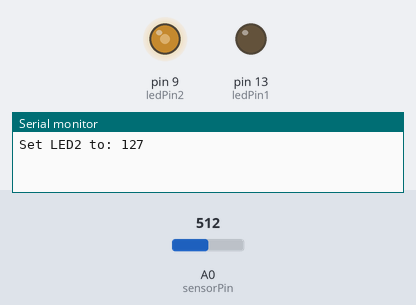
The sketch below on a simulated Arduino Uno, built with avr-gcc and run on an emulated ATmega328P. On the bench: output pins drawn as LEDs (lit = HIGH), the last lines printed to the serial monitor. Dashed ring = blinking. Inputs (shaded band) come from the test bench; at power-on: A0 (sensorPin) = 512.

Above: at 1.2 s.
1.3 s: A0 (sensorPin) set to 122
At 1.52 s:
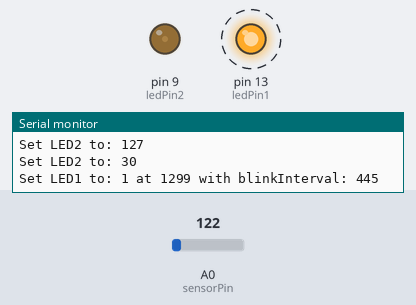
4.3 s: A0 (sensorPin) set to 0
At 4.45 s:
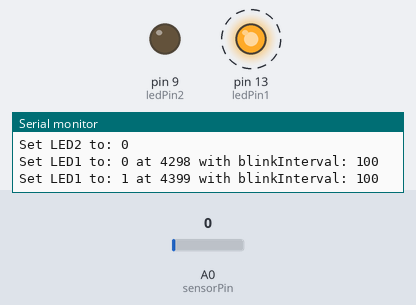
7.3 s: A0 (sensorPin) set to 306
At 9.6 s:
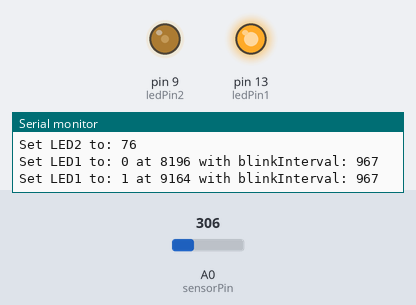
10.3 s: A0 (sensorPin) set to 509
At 12.9 s:
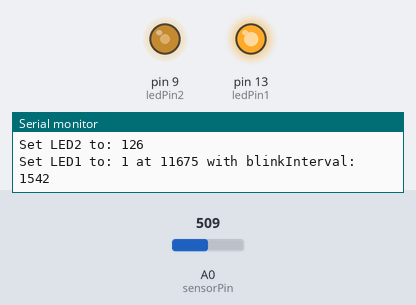
13.3 s: A0 (sensorPin) set to 532
At 14.0 s:
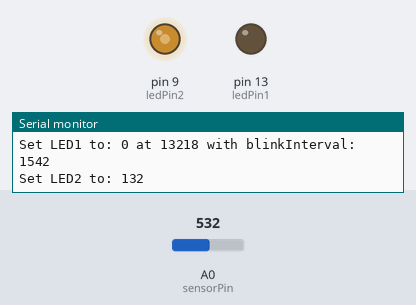
16.3 s: A0 (sensorPin) set to 900
At 18.9 s:
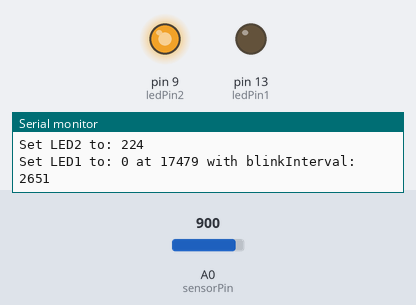
Timing chart, 0 to 19.9 s (numbered marks = the images above; inputs shaded):
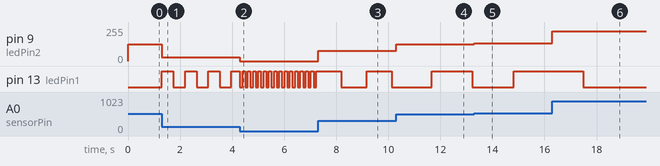

The sketch:

3_4.ino
```cpp
int  ledPin1 = 13;
bool ledState1 = LOW;
int  ledInterval1 = 1000;
long ledLastTime1 = 0;

int ledPin2 = 9;
int ledValue2 = 0;

int sensorPin = A0;
int sensorValue = 0;

int minBlinkSpeed = 100;
int maxBlinkSpeed = 3000;

int minChangeThreshold = 5;

void setup()
{
	Serial.begin(9600);
	pinMode(ledPin1, OUTPUT);
	pinMode(ledPin2, OUTPUT);

	// Initialize time
	ledLastTime1 = millis();
}


void loop()
{
	// Get current time
	long now = millis();
	int newSensorValue = analogRead(A0);

	int valueDifference = abs(newSensorValue - sensorValue);

	if (valueDifference >= minChangeThreshold)
	{
		sensorValue = newSensorValue;
		ledInterval1 = map(sensorValue, 0, 1023, minBlinkSpeed, maxBlinkSpeed);

		ledValue2 = map(sensorValue, 0, 1023, 0, 255);
		analogWrite(ledPin2, ledValue2);


		Serial.print("Set LED2 to: ");
		Serial.println(ledValue2);
	}


	if (now - ledLastTime1 > ledInterval1)
	{
		ledState1 = !ledState1;
		digitalWrite(ledPin1, ledState1);
		ledLastTime1 = now;

		Serial.print("Set LED1 to: ");
		Serial.print(ledState1);
		Serial.print(" at ");
		Serial.print(ledLastTime1);
		Serial.print(" with blinkInterval: ");
		Serial.println(ledInterval1);

	}
}
```

Measured:
- the behaviour switches between 523 and 524 on A0 (sensorPin) (found by bisection; images 4 and 5)
- after the input at 1.3 s, pin 9 (ledPin2): 127/255 → 30/255 at once
- after the input at 4.3 s, pin 9 (ledPin2): 30/255 → 0/255 at once; pin 13 (ledPin1): alternates HIGH for 0.10 s and LOW for 0.10 s, starting at once
- after the input at 7.3 s, pin 9 (ledPin2): 0/255 → 76/255 at once
- after the input at 10.3 s, pin 9 (ledPin2): 76/255 → 126/255 at once
- after the input at 13.3 s, pin 9 (ledPin2): 126/255 → 132/255 at once
- after the input at 16.3 s, pin 9 (ledPin2): 132/255 → 224/255 at once
- by itself, pin 13 (ledPin1): alternates HIGH for 0.45 s and LOW for 0.45 s
